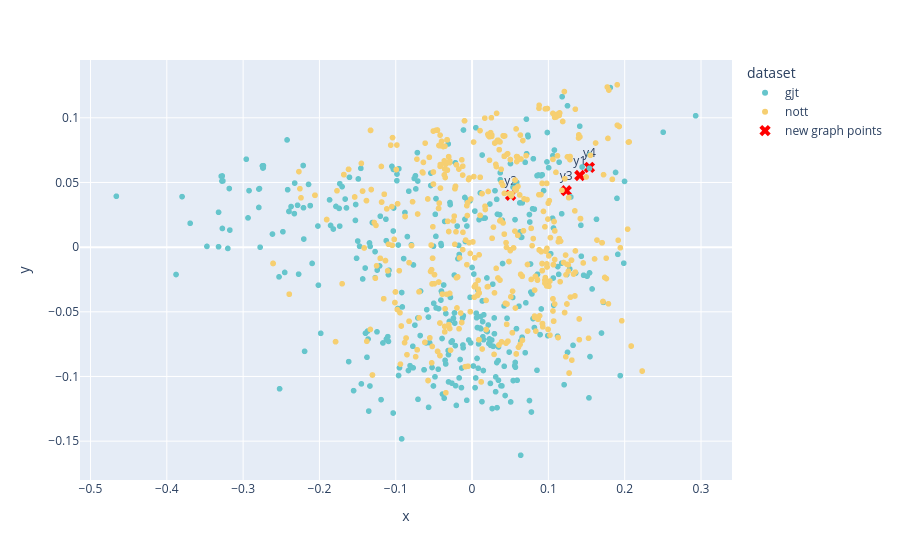

Notebook code for this chart:
### Code cell
chords_list = [metadata[i]['chords'] for i in range(len(y_graph))]
datasets_list = [metadata[i]['dataset'] for i in range(len(y_graph))]
df_graph = pd.DataFrame({
    'x': y_graph[:,0],
    'y': y_graph[:,1],
    'chords': chords_list,
    'dataset': datasets_list
})
fig = px.scatter(
    data_frame=df_graph,
    x='x',
    y='y',
    color='dataset',
    color_discrete_sequence=px.colors.qualitative.Pastel,
    hover_data=['chords'],
)
fig.add_trace(go.Scatter(
    x=new_graph_2d[:, 0],
    y=new_graph_2d[:, 1],
    mode='markers+text',
    marker=dict(color='red', size=10, symbol='x'),
    text=['y1', 'y2', 'y3', 'y4'],
    hovertext=[
        in_seq_1.replace(';','<br>').replace('b_', '<br>b_'),
        in_seq_2.replace(';','<br>').replace('b_', '<br>b_'),
        in_seq_3.replace(';','<br>').replace('b_', '<br>b_'),
        in_seq_4.replace(';','<br>').replace('b_', '<br>b_'),
    ],
    hoverinfo='text',
    textposition='top center',
    name='new graph points'
))
fig.show()

# fig = px.scatter(
#     data_frame=df,
#     x='x',
#     y='y',
#     hover_data=['chords']
# )
# fig.show()

### Figure 1 — Plotly figure (JSON) as saved in the notebook; plotly's stock layout.template omitted (floating-point values rounded to 4 significant figures; data arrays with more than 128 entries replaced by an {"elided": "..."} marker saying what was removed)
{"data": [{"customdata": {"elided": "390x1 str values"}, "hovertemplate": "dataset=gjt<br>x=%{x}<br>y=%{y}<br>chords=%{customdata[0]}<extra></extra>", "legendgroup": "gjt", "marker": {"color": "rgb(102, 197, 204)", "symbol": "circle"}, "mode": "markers", "name": "gjt", "showlegend": true, "type": "scattergl", "x": {"elided": "390 float values"}, "xaxis": "x", "y": {"elided": "390 float values"}, "yaxis": "y"}, {"customdata": {"elided": "664x1 str values"}, "hovertemplate": "dataset=nott<br>x=%{x}<br>y=%{y}<br>chords=%{customdata[0]}<extra></extra>", "legendgroup": "nott", "marker": {"color": "rgb(246, 207, 113)", "symbol": "circle"}, "mode": "markers", "name": "nott", "showlegend": true, "type": "scattergl", "x": {"elided": "664 float values"}, "xaxis": "x", "y": {"elided": "664 float values"}, "yaxis": "y"}, {"hoverinfo": "text", "hovertext": ["<br>b_G:7_@2<br>C:maj_@2", "<br>b_G:9_@2<br>C:maj_@2", "<br>b_B:hdim7_@2<br>C:maj_@2", "<br>b_C#:7_@2<br>C:maj_@2"], "marker": {"color": "red", "size": 10, "symbol": "x"}, "mode": "markers+text", "name": "new graph points", "text": ["y1", "y2", "y3", "y4"], "textposition": "top center", "type": "scatter", "x": [0.1412, 0.05049, 0.1235, 0.1538], "y": [0.05542, 0.04014, 0.04364, 0.06169]}], "layout": {"legend": {"title": {"text": "dataset"}, "tracegroupgap": 0}, "margin": {"t": 60}, "xaxis": {"anchor": "y", "domain": [0, 1], "title": {"text": "x"}}, "yaxis": {"anchor": "x", "domain": [0, 1], "title": {"text": "y"}}}}
